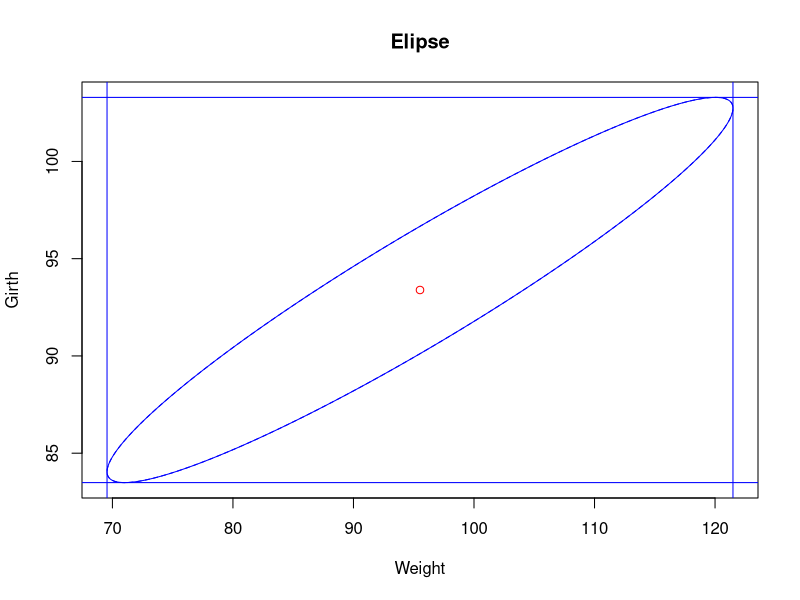
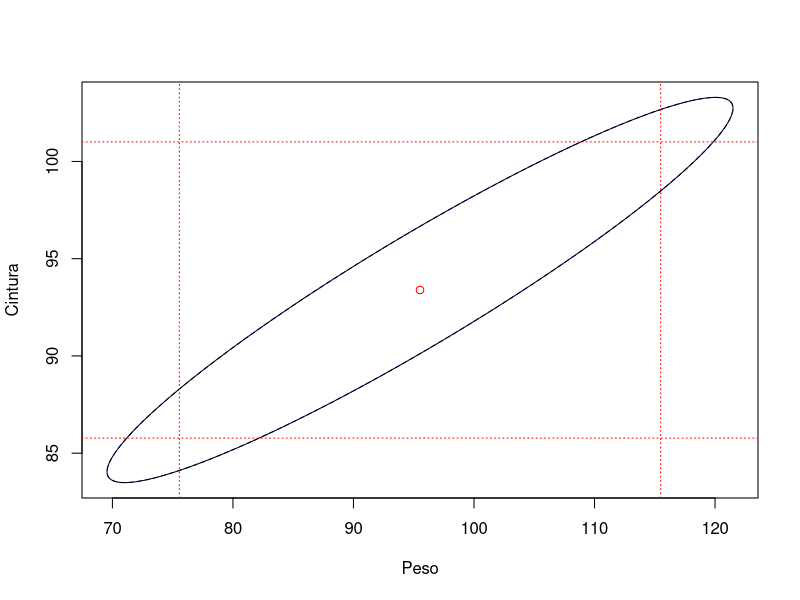

Here is the R script that generated these plots, in order:
## ---- chunk 1
knitr::opts_chunk$set(echo = TRUE)
## ---- chunk 2
x1<-c(3,4,5,4)
x2<-c(6,4,7,7)

X<-cbind(x1,x2)
x1barra<-mean(x1)
x2barra<-mean(x2)

Xbarra<-rbind(x1barra,x2barra)
Xbarra

coov<-function(x,y){
  Sn<-(1/length(x))*sum((x-mean(x))*(y-mean(y)))
  return(Sn)
}


S11<-coov(x1,x1)
S12<-coov(x1,x2)
Sf1<-c(S11,S12)

S21<-coov(x2,x1)
S22<-coov(x2,x2)
Sf2<-c(S21,S22)

Sigma<-rbind(Sf1,Sf2)
Sigma
## ---- chunk 3

x_1 <- c(2,8,6,8)
x_2 <- c(12,9,9,10)
Miu_hip<-c(7,11)

X <- cbind(x_1,x_2)

X_MEAN <- rbind(mean(x_1),mean(x_2))
X_MEAN

x_1_cov <- c(cov(x_1,x_1),cov(x_1,x_2))
x_2_cov <- c(cov(x_1,x_2),cov(x_2,x_2))

X_COV <- rbind(x_1_cov,x_2_cov)
X_COV

X_mean_Miu_hip <- rbind(mean(x_1)-7,mean(x_2)-11)
S_INVERSA = solve(X_COV)

t(X_MEAN - Miu_hip)
T_square = 4*t(X_mean_Miu_hip)%*%S_INVERSA%*%X_mean_Miu_hip
T_square
## ---- chunk 4
Distribucion_F = (4-1)*2/(4-2)*qf(0.05, 2, 4-2, lower.tail=F)
Distribucion_F
## ---- chunk 5
X_a <- rbind(x_1-mean(x_1),x_2-mean(x_2))
X_b <- rbind(x_1-7,x_2-11)

numera = det(X_a %*% t(X_a))
denomina = det(X_b %*% t(X_b))

lambda = (numera/denomina)^(4/2)
## ---- chunk 6
T_square_b = ((1/sqrt(lambda))-1)*(4-1)
## ---- chunk 7

a<-diag(6)
n<-61
p<-6
alpha<-0.05

Xbarra<-c(95.52,164.38,55.69,93.39,17.98,31.13)


s1<-c(3266.46,1343.97,731.54,1175.5,162.68,238.37)
s2<-c(1343.97,721.91,324.25,537.35,80.17,117.73)
s3<-c(731.54,324.25,179.28,281.17,39.15,56.8)
s4<-c(1175.5,537.35,281.17,474.98,63.73,94.85)
s5<-c(162.68,80.17,39.15,63.73,9.95,13.88)
s6<-c(238.37,117.73,56.80,94.85,13.88,21.26)

S<-rbind(s1,s2,s3,s4,s5,s6)
intervalos<-list()

#Importante: En este for se hace uso de la distribucion F, sin embargo, se podría
#usar Chi cuadrado pues n-p es grande
for (i in 1:p) {
  exp<-sqrt((p*(n-1))/(n*(n-p))*(qf(0.05,p,n-p,lower.tail=F))*(t(a[i,])%*%S%*%a[i,]))
  interv<-c(Xbarra[i]-exp, Xbarra[i]+exp)
  intervalos[[i]]<-interv
}


#Usando chi cuadrado:
# nivel_q<-qchisq(1-alpha,df=p)
# for (i in 1:p){
#   exp<-sqrt(nivel_q*(t(a[i,])%*%S%*%a[i,]))
#   interv<-c(Xbarra[i]-exp,Xbarra[i]+exp)
#   intervalos[[i]]<-interv
# }

variables<-c("Peso","Longitud del cuerpo (cm)", "Cuello", "Cintura", "Longitud de la cabeza", "Ancho de la cabeza")
for (i in 1:6){

  message(paste0("Intervalo de confianza para "),variables[i])
  print(intervalos[[i]])
  
}
## ---- chunk 8
chi <- qchisq(1-alpha,df=p) 

centro <- Xbarra[c(1,4)] #centro de la elipse
Sn2 <- S[c(1,4), c(1,4)] #covarianzas
puntos <- 1000 #resolucion
theta <- seq(0, 2*pi, length = puntos) #angulo theta periodo 2pi #funcion seq() genera una secuencia

#transformamos para los puntos de la elipse
r <- sqrt(chi/n)
v <- rbind(r*cos(theta),r*sin(theta))
z <- backsolve(chol(solve(Sn2)),v)+centro 
#funcion backsolve() resuelve un sistema de ecuaciones lineales en (triangular superior o inferior)
#funcion chol() realiza la factorizacion de una matriz definida positiva real 
#funcion solve permite obtener la inversa de una matriz cuando solo se le da un argumento

#Ahora calculamos el intervalo de conf. simultaneo del 95%

int_conf_sup_x <- Xbarra[1]+sqrt(chi)*sqrt(S[1,1]/n)
int_conf_inf_x <- Xbarra[1]-sqrt(chi)*sqrt(S[1,1]/n)

int_conf_sup_y <- Xbarra[4]+sqrt(chi)*sqrt(S[4,4]/n)
int_conf_inf_y <- Xbarra[4]-sqrt(chi)*sqrt(S[4,4]/n) 

#ploteamos la elipse para el intervalo
plot(t(z), type='l', main='Elipse', xlab='Weight', ylab='Girth',lty=2,col='blue')
lines(t(z),col='blue')

#ploteamos los intervalos de confianza 95%
abline(v=int_conf_sup_x, col='blue') #lineas verticales (v)
abline(v=int_conf_inf_x,col='blue')
abline(h=int_conf_sup_y,col='blue') #lineas horizontales (h)
abline(h=int_conf_inf_y,col='blue')  

#ploteamos centro de la elipse
points(centro[1], centro[2], col='red') 

## ---- chunk 9
intervalos_bonf<-list()
for (i in 1:6) {
  exp<-qt(1-0.05/(2*6),df=61-1)*sqrt(1/n*(t(a[i,])%*%S%*%a[i,]))
  interv<-c(Xbarra[i]-exp, Xbarra[i]+exp)
  intervalos_bonf[[i]]<-interv
}

variables<-c("Peso","Longitud del cuerpo (cm)", "Cuello", "Cintura", "Longitud de la cabeza", "Ancho de la cabeza")
for (i in 1:6){

  message(paste0("Intervalo de confianza de Bonferroni para "),variables[i])
  print(intervalos_bonf[[i]])

}
## ---- chunk 10

int_conf_bonf_sup_x <- intervalos_bonf[[1]][2]
int_conf_bonf_inf_x <- intervalos_bonf[[1]][1]

int_conf_bonf_sup_y <- intervalos_bonf[[4]][2]
int_conf_bonf_inf_y <- intervalos_bonf[[4]][1] 

plot(t(z),type='l',xlab='Peso',ylab='Cintura',lty=2,col='blue')
lines(t(z))
points(centro[1],centro[2],col='red')

abline(v=int_conf_bonf_sup_x, lty=3, col='red')
abline(v=int_conf_bonf_inf_x, lty=3, col='red')
abline(h=int_conf_bonf_sup_y, lty=3, col='red')
abline(h=int_conf_bonf_inf_y, lty=3, col='red')
